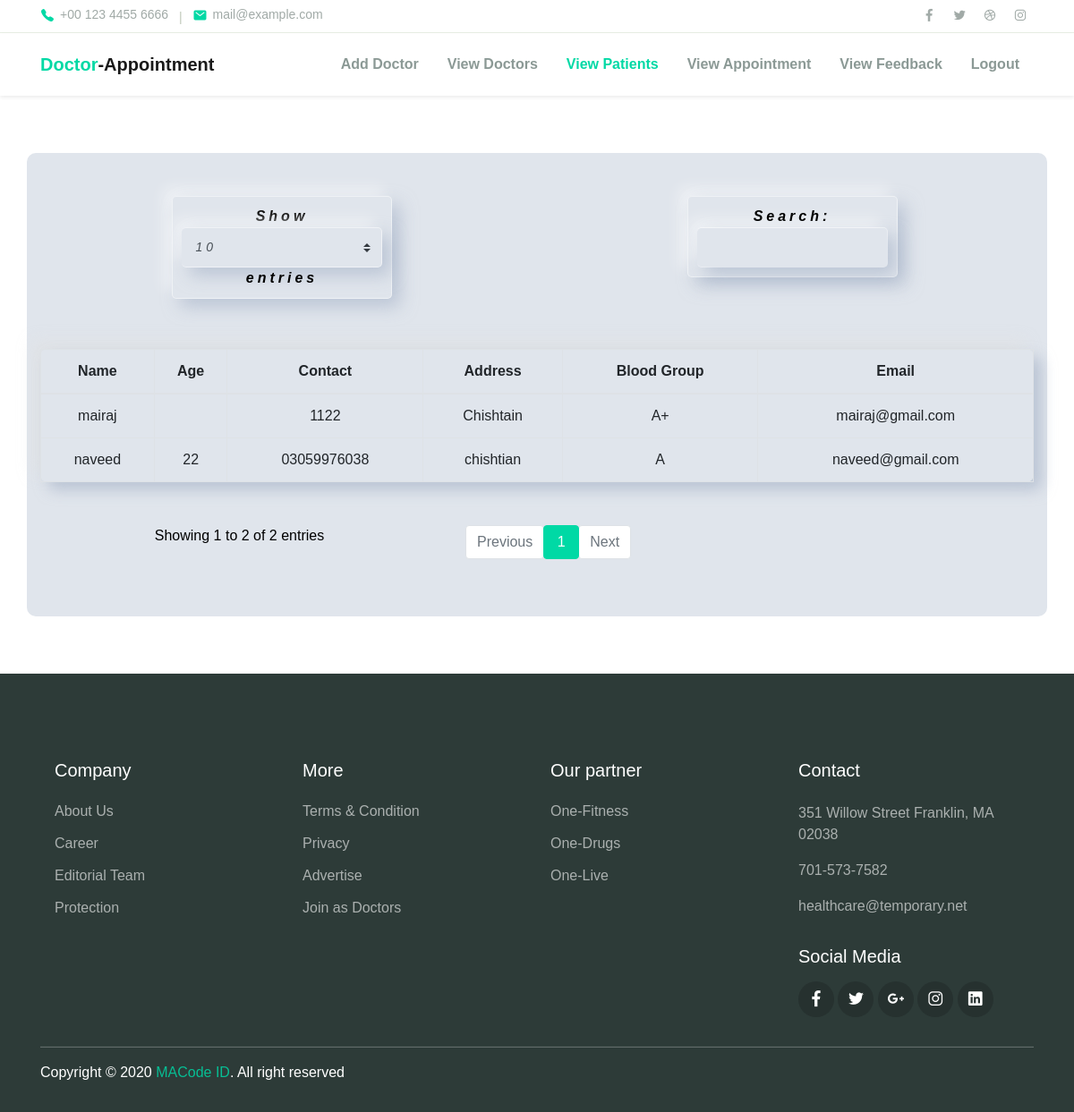
The app's page /admin/view_patients.php (signed in) with its own data.
### tables this page shows
CREATE TABLE `patient` (
  `id` int(11) NOT NULL,
  `name` varchar(22) NOT NULL,
  `age` varchar(22) NOT NULL,
  `contact` varchar(22) NOT NULL,
  `address` varchar(22) NOT NULL,
  `bgroup` varchar(22) NOT NULL,
  `email` varchar(111) NOT NULL,
  `password` varchar(22) NOT NULL
);

### admin/view_patients.php (the view, shortened to what this page needs)
<?php include 'head.php'; ?>
<body>
    <?php
    include_once "header.php";
    $category = isset($_POST["expertise"]);
    ?>
    <div class="container table_container">
        <!-- <form action="<?php echo $_SERVER['PHP_SELF']; ?>" method="post">
            <div class="input-group mb-3">
                <select class="form-select" id="inputGroupSelect01" name="expertise" type="text" required>
                    <?php if($category){ ?>
                    <option readonly><?php echo $_POST["expertise"]." (Selected)" ; ?></option>
                   <?php }else{ ?>
                    <option value="">Select Category</option>
                   <?php } ?>
                    <option>Heart</option>
                    <option>Bone</option>
                    <option>Eyes</option>
                    <option>kedney</option>
                    <option>Cardiologist</option>
                    <option>Plastic Surgeon</option>
                    <option>General Physician</option>
                </select>
                <button style="width: 20%;" name="submit" class="btn btn-light my-0">Search</button>
            </div>
        </form> -->
        <?php
            include('../config/config.php');
                    $sql = " SELECT * FROM patient";
                $result = mysqli_query($conn, $sql);
                $count = mysqli_num_rows($result);
                if ($count >= 1) {
                    echo "<table class='table form_div  table-bordered' id='dataTable' width='100%' cellspacing='0'>
                        <thead>
                            <tr>
                                <th>Name</th>
                                <th>Age</th>
                                <th>Contact</th>
                                <th>Address</th>
                                <th>Blood Group</th>
                                <th>Email</th>
                            </tr>
                        </thead>";
                        echo "<tbody>";
                        while ($row = mysqli_fetch_array($result)) {
                            echo "<tr>";
                                echo "<td>" . $row['name'] . "</td>";
                                echo "<td>" . $row['age'] . "</td>";
                                echo "<td>" . $row['contact'] . "</td>";
                                echo "<td>" . $row['address'] . "</td>";
                                echo "<td>" . $row['bgroup'] . "</td>";
                                echo "<td>" . $row['email'] . "</td>";
                            echo "</tr>";
                        }
                    ?>
                    <?php
                    echo "</tbody>";
                    echo "</table>";
                }
    ?>
    </div>
    <?php
    include_once "footer.php";
    ?>
</body>
</html>

### admin/assets/css/user-css/patient_form.css (style rules this page uses)
* { margin: 0; padding: 0; box-sizing: border-box; }
.form_div { border-radius: 8px; border: 1px solid #ffffff80; margin: auto; padding: 2rem!important; margin: 4rem auto!important; background-color: #e0e5ec; box-shadow: 9px 9px 16px rgba(163, 177, 198, 0.6), -9px -9px 16px rgba(225, 225, 225,0.5); text-align: center; }

### admin/assets/css/user-css/table.css (style rules this page uses)
* { margin: 0; padding: 0; box-sizing: border-box; }
.table_container { background-color: #e0e5ec!important; color: #000!important; padding: 3rem; margin: 4rem auto; border-radius: 10px; text-align: center!important; }
.form_div { border-radius: 8px; border: 1px solid #ffffff80; margin: auto; padding: 2rem!important; margin: 4rem auto; background-color: #e0e5ec; box-shadow: 9px 9px 16px rgba(163, 177, 198, 0.6), -9px -9px 16px rgba(225, 225, 225,0.5); text-align: center; }
table.dataTable { margin: 3rem auto!important; }

### assets/css/user-css/login.css (style rules this page uses)
* { margin: 0; padding: 0; box-sizing: border-box; }
.form_div { border-radius: 8px; border: 1px solid #ffffff80; margin: auto; padding: 2rem!important; margin-top: 4rem!important; background-color: #e0e5ec; box-shadow: 9px 9px 16px rgba(163, 177, 198, 0.6), -9px -9px 16px rgba(225, 225, 225,0.5); text-align: center; }

### admin/assets/css/user-css/theme.css (style rules this page uses)
:root { --primary: #00D9A5; --accent: #FF3D85; --secondary: #4E5AFE; --warning: #EED818; --info: #05B4E1; --danger: #FF4943; --success: #96C93D; --dark: #343531; --light: #F5F9F6; --cs: #596261; --grey: #6E807A; }
body { font-family: "Source Sans Pro", sans-serif; line-height: 1.5; color: #000; }

### records on screen
patient: name "naveed", age "22", contact "03059976038", address "chishtian", bgroup "A", email "naveed@gmail.com"
patient: name "mairaj", contact "1122", address "Chishtain", bgroup "A+", email "mairaj@gmail.com"
